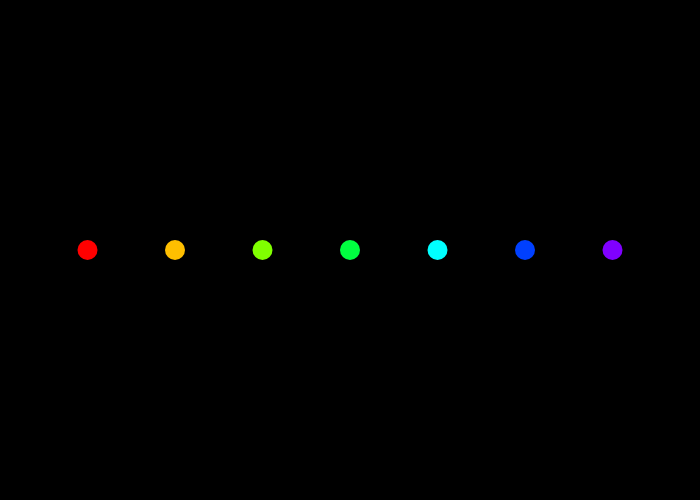
Frame 1 (no input)
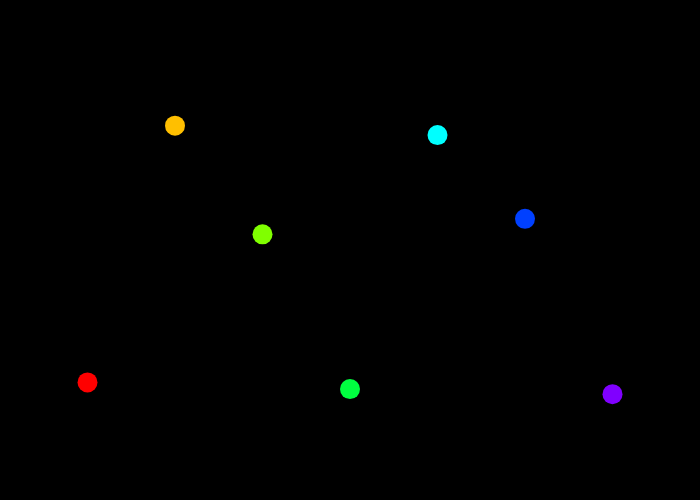
Frame 60 (no input)
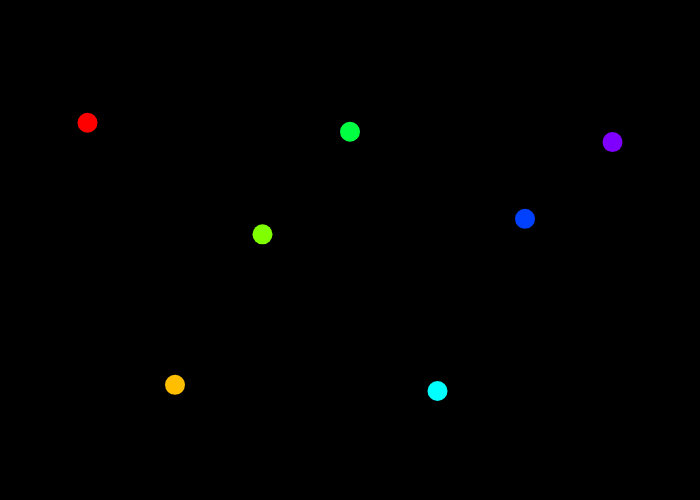
Frame 120 (the mouse pressed at the canvas centre since frame 60)

The p5.js sketch that drew these frames (run headless with seeded random() and noise() and a simulated clock; from frame 60 on, the mouse is pressed at the canvas centre):

// p5.js sketch
// ── sketch.js
var diameter; 
var Counter = 0;
H = 600;
W = 600
function setup() {
  angleMode(DEGREES);
  colorMode(HSB,80,100,100)
  createCanvas(700, 500);
  frameRate(20)
  noStroke();
 
 
}

function draw() {
  background(0);
  textSize(18);
  fill(0,100,100);
  noStroke();
  
  var y0 =  SineWave(Counter,height/2,.6*height/2,.5,0)
  var y1 =  SineWave(Counter,height/2,.6*height/2,1,0)
  var y2 =  SineWave(Counter,height/2,.6*height/2,1.5,0)
  var y3 =  SineWave(Counter,height/2,.6*height/2,2.0,0)
  var y4 =  SineWave(Counter,height/2,.6*height/2,2.5,0)
  var y5 =  SineWave(Counter,height/2,.6*height/2,3.0,0)
  var y6 =  SineWave(Counter,height/2,.6*height/2,3.5,0)

  var XposStep = width/8;
  fill(0,100,100),ellipse(1*XposStep, y0, 20, 20);
  fill(10,100,100),ellipse(2*XposStep, y1, 20, 20);
  fill(20,100,100),ellipse(3*XposStep, y2, 20, 20);
  fill(30,100,100),ellipse(4*XposStep, y3, 20, 20);
  fill(40,100,100),ellipse(5*XposStep, y4, 20, 20);
  fill(50,100,100),ellipse(6*XposStep, y5, 20, 20);
  fill(60,100,100),ellipse(7*XposStep, y6, 20, 20);
  
  Counter += 4;
}


// 1  let's talk about this function
function SineWave(t,Mean,Amplitude,Frequency,Phase) {
   var Output = Mean + Amplitude*sin(Frequency*t+Phase);
   return Output;
}
   
   
   
   
